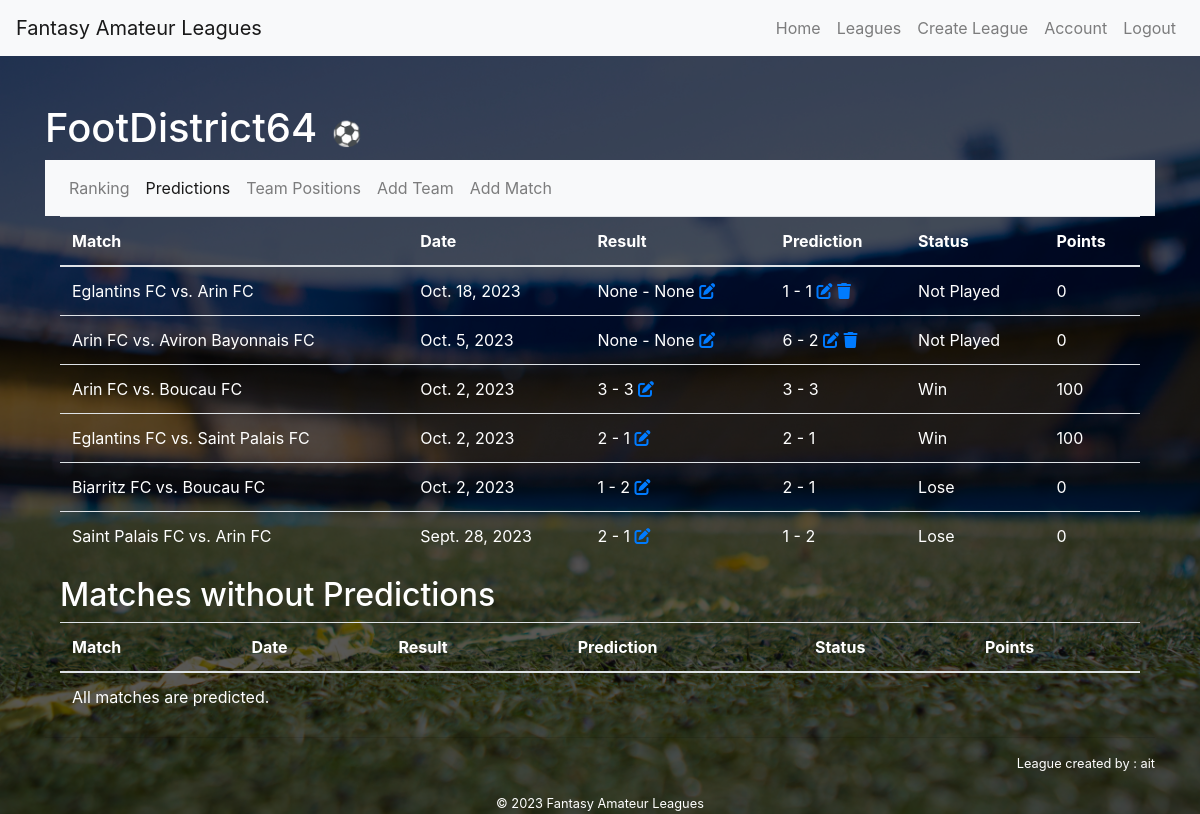
The page /leagues/2/predictions/ (signed in) on the database its author committed.
### core/models.py (models this page shows, shortened)
class League(models.Model):
    name = models.CharField(max_length=255)
    sport = models.ForeignKey(Sport, on_delete=models.CASCADE)
    creator = models.ForeignKey(User, on_delete=models.CASCADE, related_name='created_leagues')
    members = models.ManyToManyField(User, through='Membership')
    country = models.CharField(max_length=255, default='France')
    date_created = models.DateTimeField(auto_now_add=True)
    pending_requests = models.ManyToManyField(User, related_name='pending_league_requests')

class Match(models.Model):
    league = models.ForeignKey(League, on_delete=models.CASCADE)
    team1 = models.ForeignKey(Team, related_name='matches_as_team1', on_delete=models.CASCADE)
    team2 = models.ForeignKey(Team, related_name='matches_as_team2', on_delete=models.CASCADE)
    match_date = models.DateField()
    result_team1 = models.PositiveIntegerField(null=True, blank=True)
    result_team2 = models.PositiveIntegerField(null=True, blank=True)

class Team(models.Model):
    name = models.CharField(max_length=255)
    league = models.ForeignKey(League, on_delete=models.CASCADE)
    sport = models.ForeignKey(Sport, on_delete=models.CASCADE)
    members = models.ManyToManyField(User, through='TeamMembership')
    def __str__(self):
        return self.name

### leagues/views.py (the view)
# urls.py: path('<int:league_id>/predictions/', views.league_predictions, name='league_predictions'),
@login_required
def league_predictions(request, league_id):
    league = get_object_or_404(League, id=league_id)
    is_creator = league.creator == request.user
    user_predictions = UserPrediction.objects.filter(user=request.user, match__league=league)
    predictions_data = []
    matches_with_predictions = []
    matches_without_predictions = []
    current_date = datetime.now().date()
    all_matches = Match.objects.filter(league=league).order_by('-match_date')
    for match in all_matches:
        user_prediction = user_predictions.filter(match=match).first()
        total_points = 0
        if user_prediction:
            score = calculate_score(league.sport, user_prediction, match)
            total_points += score
            if score > 10:
                status = 'Win'
            else:
                if match.result_team1 is None and match.result_team2 is None:
                    status = 'Not Played'
                else:
                    status = 'Lose'
            predictions_data.append({
                'match': match,
                'result_team1': match.result_team1,
                'result_team2': match.result_team2,
                'prediction_team1': user_prediction.prediction_team1,
                'prediction_team2': user_prediction.prediction_team2,
                'status': status,
                'points': score,
            })
            matches_with_predictions.append(match)
        else:
            matches_without_predictions.append(match)
    one_day_before_match_dates = {}
    for match in all_matches:
        one_day_before_match_dates[match.id] = match.match_date - timedelta(days=1)
    context = {
        'league': league,
        'predictions_data': predictions_data,
        'matches_with_predictions': matches_with_predictions,
        'matches_without_predictions': matches_without_predictions,
        'user': request.user,
        'is_creator': is_creator,
        'one_day_before_match_dates': one_day_before_match_dates,
        'current_date': current_date,
    }
    return render(request, 'leagues/league_predictions.html', context)

### leagues/templatetags/custom_filters.py (called while the page is built)
@register.filter
def can_edit_match(match_date):
    today = match_date.today()
    one_day_before = today - timedelta(days=1)
    return match_date > one_day_before

### templates/leagues/league_predictions.html (shortened to what this page needs)
{% extends 'base.html' %}
{% load static %}
{% load custom_filters %}
{% block content %}
  <h1>
      {{ league.name }}
      {% if league.sport.id == 1 %}
      <span class="icon">&#9917;</span>
      {% endif %}
  </h1>
  <nav class="navbar navbar-expand-lg navbar-light bg-light">
    <ul class="navbar-nav">
      <li class="nav-item">
        <a class="nav-link" href="{% url 'league' league.id %}">Ranking</a>
      </li>
      <li class="nav-item active">
        <a class="nav-link" href="{% url 'league_predictions' league.id %}">Predictions</a>
      </li>
      <li class="nav-item">
        <a class="nav-link" href="{% url 'league_positions' league.id %}">Team Positions</a>
      </li>
      {% if user == league.creator %}
      <li class="nav-item">
        <a class="nav-link" href="{% url 'add_team' league.id %}">Add Team</a>
      </li>
      <li class="nav-item">
        <a class="nav-link" href="{% url 'add_match' league.id %}">Add Match</a>
      </li>
        {% endif %}
    </ul>
  </nav>
  <div class="container">
    <div>
      <table class="table">
        <thead>
          <tr>
            <th>Match</th>
            <th>Date</th>
            <th>Result</th>
            <th>Prediction</th>
            <th>Status</th>
            <th>Points</th>
          </tr>
        </thead>
        <tbody>
          {% for prediction_data in predictions_data %}
            <tr>
              <td>{{ prediction_data.match.team1 }} vs. {{ prediction_data.match.team2 }}</td>
              <td>{{ prediction_data.match.match_date }}</td>
              <td>
                {{ prediction_data.result_team1 }} - {{ prediction_data.result_team2 }}
                {% if user == league.creator %}
                <a href="{% url 'edit_match_result' league_id=league.id match_id=prediction_data.match.id %}">
                  <i class="fa fa-edit"></i>
                </a>
                {% endif %}
              </td>
              <td>
                {{ prediction_data.prediction_team1 }} - {{ prediction_data.prediction_team2 }}
                {% if prediction_data.match.match_date|can_edit_match %}
                <a href="{% url 'edit_prediction' league_id=league.id match_id=prediction_data.match.id %}">
                  <i class="fa fa-edit"></i>
                </a>
                <a href="{% url 'delete_prediction' league_id=league.id match_id=prediction_data.match.id %}">
                  <i class="fa fa-trash"></i>
                </a>
                {% endif %}
              </td>
              <td>{{ prediction_data.status }}</td>
              <td>{{ prediction_data.points }}</td>
            </tr>
          {% empty %}
            <tr>
              <td colspan="6">You have no predictions for this league.</td>
            </tr>
          {% endfor %}
        </tbody>
      </table>
    </div>
    <div>
      <h2>Matches without Predictions</h2>
      <table class="table">
        <thead>
          <tr>
            <th>Match</th>
            <th>Date</th>
            <th>Result</th>
            <th>Prediction</th>
            <th>Status</th>
            <th>Points</th>
          </tr>
        </thead>
        <tbody>
          {% for match_data in matches_without_predictions %}
            <tr>
              <td>{{ match_data.team1 }} vs. {{ match_data.team2 }}</td>
              <td>{{ match_data.match_date }}</td>
              <td>{{ match_data.result_team1 }} - {{ match_data.result_team2 }}</td>
              <td>
                {% if match_data.match_date|can_edit_match %}
                <a href="{% url 'create_prediction' league_id=league.id match_id=match_data.id %}">
                  <i class="fa fa-plus-circle"></i>
                </a>
                 {% endif %}
              </td>
              <td>None</td>
              <td>None</td>
            </tr>
          {% empty %}
            <tr>
              <td colspan="3">All matches are predicted.</td>
            </tr>
          {% endfor %}
        </tbody>
      </table>
    </div>
  </div>
  <hr>
  <div>
    <p class="right"><small>League created by : {{ league.creator }}</small></p>
  </div>
{% endblock %}

### templates/base.html (shortened to what this page needs)
{% load static %}
<!DOCTYPE html>
<html lang="en">
<head>
    <link rel="stylesheet" href="https://stackpath.bootstrapcdn.com/bootstrap/4.5.2/css/bootstrap.min.css">
    <link rel="stylesheet" href="https://cdnjs.cloudflare.com/ajax/libs/font-awesome/6.0.0-beta3/css/all.min.css">
    <link rel="stylesheet" href="{% static 'css/styles.css' %}">
</head>
<body>
    <nav class="navbar navbar-expand-lg navbar-light bg-light">
        <a class="navbar-brand" href="#">Fantasy Amateur Leagues</a>
        <div class="collapse navbar-collapse" id="navbarNav">
            <ul class="navbar-nav ml-auto">
                <li class="nav-item">
                    <a class="nav-link" href="/">Home</a>
                </li>
                {% if user.is_authenticated %}
                <li class="nav-item">
                    <a class="nav-link" href="{% url 'leagues' %}">Leagues</a>
                </li>
                <li class="nav-item">
                    <a class="nav-link" href="/create_league/">Create League</a>
                </li>
                <li class="nav-item">
                    <a class="nav-link" href="/account/">Account</a>
                </li>
                <li class="nav-item">
                    <a class="nav-link" href="/logout/">Logout</a>
                </li>
                {% endif %}
            </ul>
        </div>
    </nav>
    <div class="container mt-5">
        {% block content %}
        {% endblock %}
    </div>
    <footer class="center">
        <div class="footer-content">
            <small>&copy; 2023 Fantasy Amateur Leagues</small>
        </div>
    </footer>
</body>
</html>

### static/css/styles.css (style rules this page uses)
body { background-image: url("../images/fb2.jpg"); background-size: cover; background-repeat: no-repeat; background-attachment: fixed; color: white; }
body::before { content: ""; position: fixed; top: 0; left: 0; width: 100%; height: 100%; background-color: rgba(0, 0, 0, 0.65); z-index: -1; }
table, th, td { color: white; }
.center { display: flex; align-items: center; justify-content: center; }
.right { display: flex; align-items: right; justify-content: right; }
.icon { font-size: 24px; color: #007bff; margin: 0 4px; }

### rows shown on the page
League: name "FootDistrict64", creator "ait"
Match: match.team1 "Eglantins FC", match.team2 "Arin FC", match.match_date "Oct. 18, 2023", result_team1 "None", result_team2 "None", prediction_team1 "1", prediction_team2 "1", status "Not Played", points "0"
Match: match.team1 "Arin FC", match.team2 "Aviron Bayonnais FC", match.match_date "Oct. 5, 2023", result_team1 "None", result_team2 "None", prediction_team1 "6", prediction_team2 "2", status "Not Played", points "0"
Match: match.team1 "Arin FC", match.team2 "Boucau FC", match.match_date "Oct. 2, 2023", result_team1 "3", result_team2 "3", prediction_team1 "3", prediction_team2 "3", status "Win", points "100"
Match: match.team1 "Eglantins FC", match.team2 "Saint Palais FC", match.match_date "Oct. 2, 2023", result_team1 "2", result_team2 "1", prediction_team1 "2", prediction_team2 "1", status "Win", points "100"
Match: match.team1 "Biarritz FC", match.team2 "Boucau FC", match.match_date "Oct. 2, 2023", result_team1 "1", result_team2 "2", prediction_team1 "2", prediction_team2 "1", status "Lose", points "0"
Match: match.team1 "Saint Palais FC", match.team2 "Arin FC", match.match_date "Sept. 28, 2023", result_team1 "2", result_team2 "1", prediction_team1 "1", prediction_team2 "2", status "Lose", points "0"
